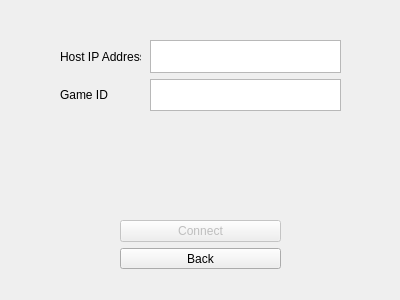
<?xml version="1.0" encoding="UTF-8"?>
<ui version="4.0">
 <class>Form</class>
 <widget class="QWidget" name="Form">
  <property name="geometry">
   <rect>
    <x>0</x>
    <y>0</y>
    <width>400</width>
    <height>300</height>
   </rect>
  </property>
  <property name="windowTitle">
   <string>Form</string>
  </property>
  <widget class="QWidget" name="verticalLayoutWidget">
   <property name="geometry">
    <rect>
     <x>60</x>
     <y>40</y>
     <width>81</width>
     <height>71</height>
    </rect>
   </property>
   <layout class="QVBoxLayout" name="verticalLayout_3">
    <item>
     <widget class="QLabel" name="IPAddress">
      <property name="text">
       <string>Host IP Address</string>
      </property>
     </widget>
    </item>
    <item>
     <widget class="QLabel" name="GameID">
      <property name="text">
       <string>Game ID</string>
      </property>
     </widget>
    </item>
   </layout>
  </widget>
  <widget class="QWidget" name="verticalLayoutWidget_2">
   <property name="geometry">
    <rect>
     <x>150</x>
     <y>40</y>
     <width>191</width>
     <height>71</height>
    </rect>
   </property>
   <layout class="QVBoxLayout" name="verticalLayout_4">
    <item>
     <widget class="QPlainTextEdit" name="IPAddressTextEdit"/>
    </item>
    <item>
     <widget class="QPlainTextEdit" name="GameIDTextEdit"/>
    </item>
   </layout>
  </widget>
  <widget class="QWidget" name="verticalLayoutWidget_3">
   <property name="geometry">
    <rect>
     <x>120</x>
     <y>220</y>
     <width>161</width>
     <height>49</height>
    </rect>
   </property>
   <layout class="QVBoxLayout" name="verticalLayout_5">
    <item>
     <widget class="QPushButton" name="ConnectBtn">
      <property name="enabled">
       <bool>false</bool>
      </property>
      <property name="text">
       <string>Connect</string>
      </property>
     </widget>
    </item>
    <item>
     <widget class="QPushButton" name="ConnectpageBackBtn">
      <property name="text">
       <string>Back</string>
      </property>
     </widget>
    </item>
   </layout>
  </widget>
 </widget>
 <resources/>
 <connections/>
</ui>
